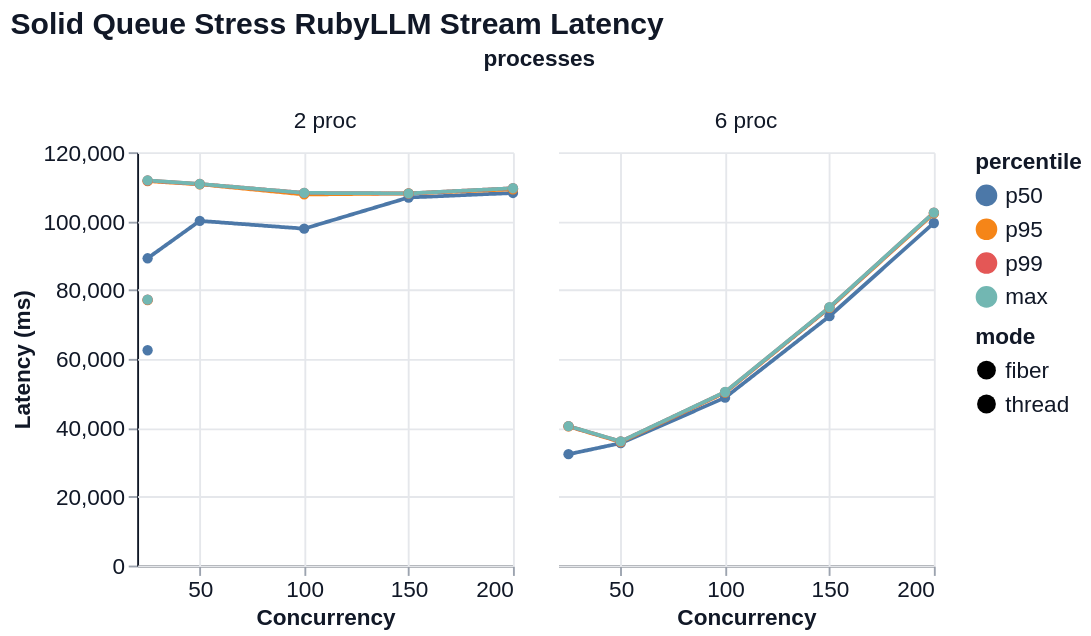

Vega-Lite specification stored for this chart:
### Vega-Lite specification from a JSON file in a GitHub repository (floating-point values rounded to 4 significant figures)
{"$schema": "https://vega.github.io/schema/vega-lite/v6.json", "title": "Solid Queue Stress RubyLLM Stream Latency", "width": 200, "height": 220, "data": {"values": [{"mode": "thread", "concurrency": 25, "processes": "2 proc", "percentile": "p50", "value": 62510.0}, {"mode": "thread", "concurrency": 25, "processes": "2 proc", "percentile": "p95", "value": 77050.0}, {"mode": "thread", "concurrency": 25, "processes": "2 proc", "percentile": "p99", "value": 77170.0}, {"mode": "thread", "concurrency": 25, "processes": "2 proc", "percentile": "max", "value": 77200.0}, {"mode": "fiber", "concurrency": 25, "processes": "2 proc", "percentile": "p50", "value": 89210.0}, {"mode": "fiber", "concurrency": 25, "processes": "2 proc", "percentile": "p95", "value": 111600.0}, {"mode": "fiber", "concurrency": 25, "processes": "2 proc", "percentile": "p99", "value": 111800.0}, {"mode": "fiber", "concurrency": 25, "processes": "2 proc", "percentile": "max", "value": 111800.0}, {"mode": "fiber", "concurrency": 50, "processes": "2 proc", "percentile": "p50", "value": 100100.0}, {"mode": "fiber", "concurrency": 50, "processes": "2 proc", "percentile": "p95", "value": 110700.0}, {"mode": "fiber", "concurrency": 50, "processes": "2 proc", "percentile": "p99", "value": 110800.0}, {"mode": "fiber", "concurrency": 50, "processes": "2 proc", "percentile": "max", "value": 110800.0}, {"mode": "fiber", "concurrency": 100, "processes": "2 proc", "percentile": "p50", "value": 97800.0}, {"mode": "fiber", "concurrency": 100, "processes": "2 proc", "percentile": "p95", "value": 107700.0}, {"mode": "fiber", "concurrency": 100, "processes": "2 proc", "percentile": "p99", "value": 108200.0}, {"mode": "fiber", "concurrency": 100, "processes": "2 proc", "percentile": "max", "value": 108200.0}, {"mode": "fiber", "concurrency": 150, "processes": "2 proc", "percentile": "p50", "value": 106900.0}, {"mode": "fiber", "concurrency": 150, "processes": "2 proc", "percentile": "p95", "value": 108000.0}, {"mode": "fiber", "concurrency": 150, "processes": "2 proc", "percentile": "p99", "value": 108000.0}, {"mode": "fiber", "concurrency": 150, "processes": "2 proc", "percentile": "max", "value": 108000.0}, {"mode": "fiber", "concurrency": 200, "processes": "2 proc", "percentile": "p50", "value": 108200.0}, {"mode": "fiber", "concurrency": 200, "processes": "2 proc", "percentile": "p95", "value": 109200.0}, {"mode": "fiber", "concurrency": 200, "processes": "2 proc", "percentile": "p99", "value": 109500.0}, {"mode": "fiber", "concurrency": 200, "processes": "2 proc", "percentile": "max", "value": 109500.0}, {"mode": "fiber", "concurrency": 25, "processes": "6 proc", "percentile": "p50", "value": 32330.0}, {"mode": "fiber", "concurrency": 25, "processes": "6 proc", "percentile": "p95", "value": 40400.0}, {"mode": "fiber", "concurrency": 25, "processes": "6 proc", "percentile": "p99", "value": 40460.0}, {"mode": "fiber", "concurrency": 25, "processes": "6 proc", "percentile": "max", "value": 40490.0}, {"mode": "fiber", "concurrency": 50, "processes": "6 proc", "percentile": "p50", "value": 35540.0}, {"mode": "fiber", "concurrency": 50, "processes": "6 proc", "percentile": "p95", "value": 35870.0}, {"mode": "fiber", "concurrency": 50, "processes": "6 proc", "percentile": "p99", "value": 36010.0}, {"mode": "fiber", "concurrency": 50, "processes": "6 proc", "percentile": "max", "value": 36040.0}, {"mode": "fiber", "concurrency": 100, "processes": "6 proc", "percentile": "p50", "value": 48750.0}, {"mode": "fiber", "concurrency": 100, "processes": "6 proc", "percentile": "p95", "value": 50230.0}, {"mode": "fiber", "concurrency": 100, "processes": "6 proc", "percentile": "p99", "value": 50350.0}, {"mode": "fiber", "concurrency": 100, "processes": "6 proc", "percentile": "max", "value": 50390.0}, {"mode": "fiber", "concurrency": 150, "processes": "6 proc", "percentile": "p50", "value": 72400.0}, {"mode": "fiber", "concurrency": 150, "processes": "6 proc", "percentile": "p95", "value": 74820.0}, {"mode": "fiber", "concurrency": 150, "processes": "6 proc", "percentile": "p99", "value": 74950.0}, {"mode": "fiber", "concurrency": 150, "processes": "6 proc", "percentile": "max", "value": 74990.0}, {"mode": "fiber", "concurrency": 200, "processes": "6 proc", "percentile": "p50", "value": 99440.0}, {"mode": "fiber", "concurrency": 200, "processes": "6 proc", "percentile": "p95", "value": 102200.0}, {"mode": "fiber", "concurrency": 200, "processes": "6 proc", "percentile": "p99", "value": 102400.0}, {"mode": "fiber", "concurrency": 200, "processes": "6 proc", "percentile": "max", "value": 102500.0}]}, "mark": {"type": "line", "point": true, "tooltip": true}, "encoding": {"x": {"field": "concurrency", "type": "quantitative", "title": "Concurrency"}, "y": {"field": "value", "type": "quantitative", "title": "Latency (ms)"}, "color": {"field": "percentile", "type": "nominal", "sort": ["p50", "p95", "p99", "max"]}, "tooltip": [{"field": "mode", "type": "nominal"}, {"field": "concurrency", "type": "quantitative"}, {"field": "processes", "type": "nominal"}, {"field": "metric", "type": "nominal"}, {"field": "percentile", "type": "nominal"}, {"field": "value", "type": "quantitative"}], "strokeDash": {"field": "mode", "type": "nominal"}, "column": {"field": "processes", "type": "nominal", "sort": null}}, "config": {"background": "white", "axis": {"labelFont": "Helvetica", "titleFont": "Helvetica", "labelFontSize": 12, "titleFontSize": 12, "labelColor": "#111827", "titleColor": "#111827", "domainColor": "#111827", "tickColor": "#9ca3af", "grid": true, "gridColor": "#e5e7eb"}, "header": {"labelFont": "Helvetica", "titleFont": "Helvetica", "labelFontSize": 12, "titleFontSize": 12, "labelColor": "#111827", "titleColor": "#111827"}, "legend": {"labelFont": "Helvetica", "titleFont": "Helvetica", "labelFontSize": 12, "titleFontSize": 12, "labelColor": "#111827", "titleColor": "#111827"}, "title": {"font": "Helvetica", "fontSize": 16, "anchor": "start", "color": "#111827"}, "view": {"stroke": null}}}
